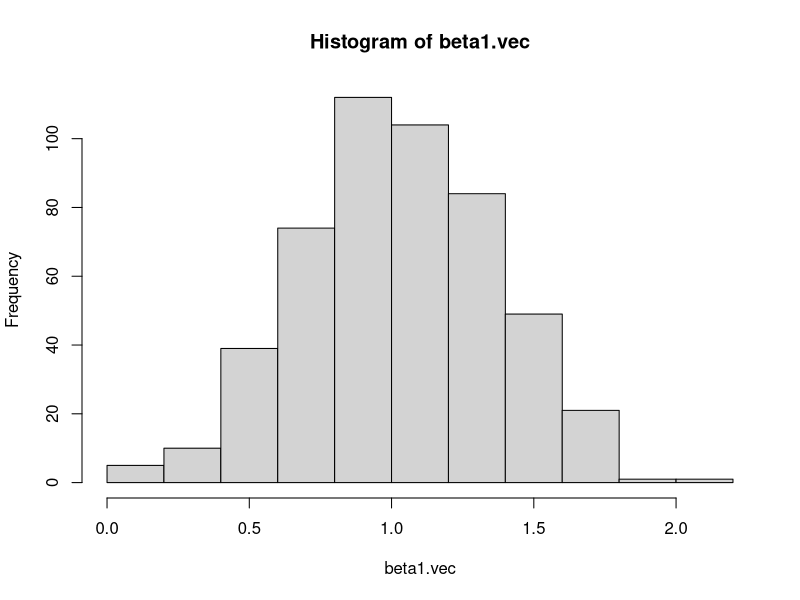

Generate this figure with R:
## ---- chunk 1
knitr::opts_chunk$set(echo = TRUE)
## ---- chunk 2
set.seed(2)
beta0 <- 3
beta1 <- 1
x <- runif(100) - 0.5
eps <- rnorm(100)
y <- beta0 + beta1 * x + eps
## ---- chunk 3
    cov_xy <- cov(x,y)  # covariance of x, y
    var_x <- var(x)     # variance of x, y
    beta_1 <- cov_xy / var_x; beta_1  # beta_1 estimator
## ---- chunk 4
    m <- 3              # new seed choice
    
    set.seed(m)         # set new seed to m
    beta0 <- 3
    beta1 <- 1
    x <- runif(100) - 0.5
    eps <- rnorm(100)
    y <- beta0 + beta1 * x + eps

    cov_xy <- cov(x,y)  # covariance of x, y
    var_x <- var(x)     # variance of x, y
    beta_1 <- cov_xy / var_x; beta_1  # new beta_1 estimator
## ---- chunk 5
    B <- 500  # B = 500 for iteration
    beta1.vec <- rep(0,B) # beta vector filled with 0s, of size B
    
    for (j in 1:B) {
      set.seed(m + j) # set new seed to m + j
      beta0 <- 3
      beta1 <- 1
      x <- runif(100) - 0.5
      eps <- rnorm(100)
      y <- beta0 + beta1 * x + eps

      cov_xy <- cov(x,y)  # covariance of x, y
      var_x <- var(x)     # variance of x, y
      beta_1 <- cov_xy / var_x;  # new beta_1 estimator
      beta1.vec[j] <- beta_1
    }
    
    head(beta1.vec) # show first few indexes of beta vector
## ---- chunk 6
    mean(beta1.vec)
## ---- chunk 7
    hist(beta1.vec)
